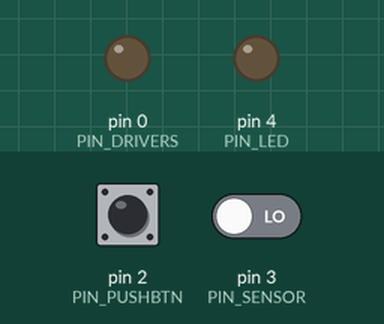
The sketch below on a simulated Arduino Uno, built with avr-gcc and run on an emulated ATmega328P. On the bench: output pins drawn as LEDs (lit = HIGH). The inputs (shaded band) are chosen by the test bench; at power-on: pin 3 (PIN_SENSOR) LOW, pin 2 (PIN_PUSHBTN) HIGH.

Above: at 1.4 s.
1.5 s: pin 3 (PIN_SENSOR) driven HIGH
At 2.2 s:
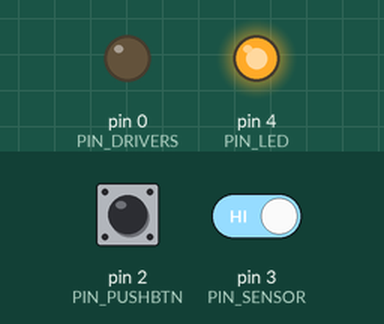
At 2.61 s:
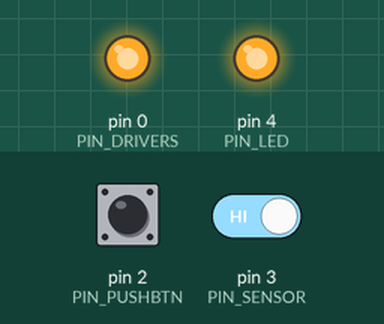
Timing chart, 0 to 4.5 s (numbered marks = the images above; inputs shaded):
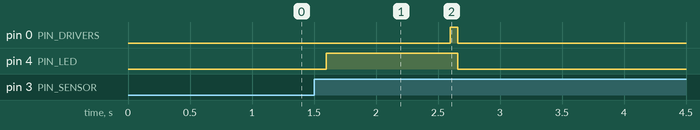

The sketch:

SpotWelderSense.ino
```cpp
#include <avr/interrupt.h>
#include <avr/sleep.h>

/*
  Spot Welder with Sensor
  Detect button/pin interrupt, generate fixed length pulse, add mandatory time-out
  First version created 20191128 Matteljay
*/

const int WELD_PULSE_INTRO = 1000;
const int WELD_PULSE1 = 60;
const int WELD_PULSE_WAIT = 0;
const int WELD_PULSE2 = 0;
const int WELD_BUTTON_TIMEOUT = 1000;
const int WELD_PULSE_LONG_DEBUG = 15000;

const int PIN_LED = 4;
const int PIN_DRIVERS = 0;
const int PIN_SENSOR = 3;
const int PIN_PUSHBTN = 2;
const int PIN_PUSHBTN_INTERRUPT = 0;
void ret() {}

void setup() {
  pinMode(PIN_LED, OUTPUT);
  pinMode(PIN_DRIVERS, OUTPUT);
  pinMode(PIN_SENSOR, INPUT);
  pinMode(PIN_PUSHBTN, INPUT_PULLUP);
}

void loop() {
  delay(200);
  /* sensor */
  if(digitalRead(PIN_SENSOR) == HIGH) {
    digitalWrite(PIN_LED, HIGH);
    delay(WELD_PULSE_INTRO);
    if(digitalRead(PIN_SENSOR) == LOW) {
      digitalWrite(PIN_LED, LOW);
      return;
    }
    digitalWrite(PIN_DRIVERS, HIGH);
    delay(WELD_PULSE1);
    digitalWrite(PIN_DRIVERS, LOW);
    digitalWrite(PIN_LED, LOW);
      do {
        delay(WELD_BUTTON_TIMEOUT);
      } while(digitalRead(PIN_SENSOR) == HIGH);
  }
  /* test-button */
  if(digitalRead(PIN_PUSHBTN) == LOW) {
    digitalWrite(PIN_LED, HIGH);
    digitalWrite(PIN_DRIVERS, HIGH);
    delay(WELD_PULSE_LONG_DEBUG);
    digitalWrite(PIN_DRIVERS, LOW);
    digitalWrite(PIN_LED, LOW);
  }
}

/* Double pulse experiments
void loop() {
  set_sleep_mode(SLEEP_MODE_PWR_DOWN);
  sleep_enable();
  attachInterrupt(PIN_PUSHBTN_INTERRUPT, ret, LOW);
  sleep_mode(); //blocking call
  sleep_disable();
  detachInterrupt(PIN_PUSHBTN_INTERRUPT);

  if(WELD_PULSE1 > 0) {
    digitalWrite(PIN_LED, HIGH);
    digitalWrite(PIN_DRIVERS, HIGH);
    delay(WELD_PULSE1);
    digitalWrite(PIN_DRIVERS, LOW);
    digitalWrite(PIN_LED, LOW);
  }

  if(WELD_PULSE_WAIT > 0) {
    delay(WELD_PULSE_WAIT);
  }

  if(WELD_PULSE2 > 0) {
    digitalWrite(PIN_LED, HIGH);
    digitalWrite(PIN_DRIVERS, HIGH);
    delay(WELD_PULSE2);
    digitalWrite(PIN_DRIVERS, LOW);
    digitalWrite(PIN_LED, LOW);
  }

  while(digitalRead(PIN_PUSHBTN) == LOW) {
    delay(WELD_BUTTON_TIMEOUT);
  }
}
*/

// EOF
```

Measured:
- after the input at 1.5 s, pin 0 (PIN_DRIVERS): LOW → HIGH after 1.1 s, → LOW 0.06 s later; pin 4 (PIN_LED): LOW → HIGH after 0.10 s, → LOW 1.1 s later
